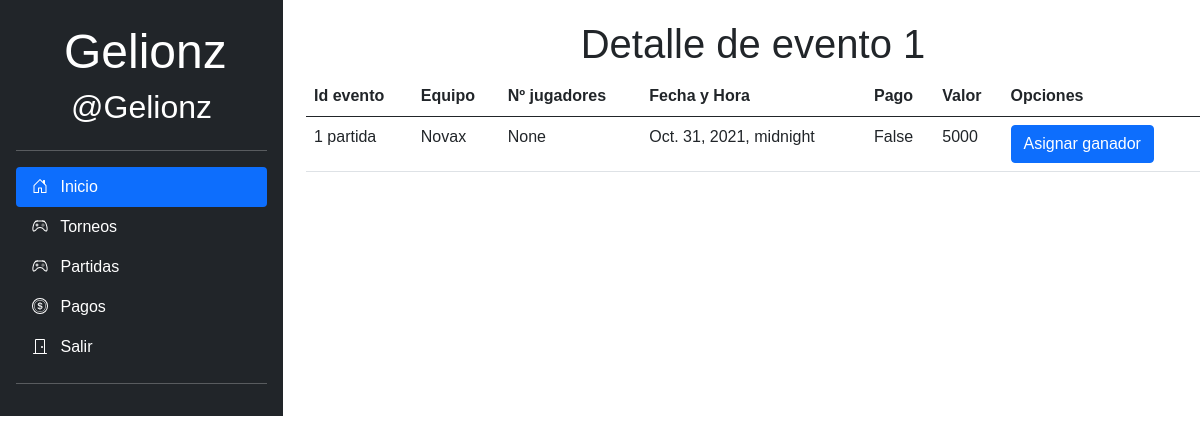
/principal/detalle/1/ (signed in), run on the app's committed database.
### aplicaciones/principal/models.py (models this page shows, shortened)
class Usuario(AbstractBaseUser):
	username                = models.CharField('Nombre de usuario', unique = True, max_length=100)
	email                   = models.EmailField('Correo Electronico', max_length=254, unique=True)
	nombres                 = models.CharField('Nombres', max_length=200,blank=True, null=True)
	apellidos               = models.CharField('Apellidos', max_length=15,blank=True, null=True)
	documento               = models.CharField('Numero de documento', max_length=15,blank=True, null= True)
	celular                 = models.CharField('Numero de telefono', max_length=10,blank=True, null= True)
	genero                  = models.CharField('Genero', max_length=200, choices=elegir_genero)
	imagen                  = models.ImageField(default='perfil/gelionz1.jpg/', upload_to='perfil/',blank=True, null= True)
	usuario_activo          = models.BooleanField(default=True)
	usuario_administrador   = models.BooleanField(default=False)
	rol_de_usuario          = models.CharField(max_length=200, choices=rol_usuario,default='jugador')
	objects                 = UsuarioManager()
	USERNAME_FIELD = 'username'
	REQUIRED_FIELDS =['email','nombres','apellidos']

class Inscripcion(models.Model):
	fecha_hora_inscripcion  =models.DateTimeField(auto_now_add=True)
	es_ganador              =models.CharField(max_length=50, choices=estados_equipo, default='inscrito')
	pago                    =models.ImageField('imagen del pago', upload_to='pagos/', blank=True, null=True)
	id_equipo_FK            =models.ForeignKey(Equipo, on_delete=models.CASCADE)
	inscripcion_evento_FK   =models.ForeignKey(Evento, on_delete=models.CASCADE)

class Evento(models.Model):
	tipo_evento         =models.CharField(max_length=200, choices=tipos_eventos)
	codigo 		        =models.CharField(max_length=200, null=True, blank=True)
	fecha_hora_evento   =models.DateTimeField()
	valor_evento        =models.PositiveIntegerField()
	ganador_evento      =models.CharField(max_length=200, null=True, blank=True)
	cantidad_jugadores  =models.PositiveIntegerField() #cant_equipos
	is_paid             =models.BooleanField(default=False) #si el evento fue pago al ganador
	estado              =models.CharField(max_length=200, choices=estados, default='disponible')
	organizador         =models.ForeignKey(Usuario, on_delete=models.CASCADE)
	def __str__ (self):
		return str(self.id)+' '+self.tipo_evento

class Equipo(models.Model):
	nombre_capitan  =models.CharField(max_length=80, null=True, blank=True)
	nombre_equipo   =models.CharField(max_length=80)
	num_integrantes =models.IntegerField(null=True, blank=True)
	eventos_jugados =models.CharField(max_length=200, default=0) #IntegerField

### aplicaciones/principal/views.py (the view)
# urls.py: path('detalle/<int:id_evento>/', views.detalle_view, name = 'detalle_view'),
def detalle_view(request, id_evento):
	obj = Evento.objects.get(id=id_evento)
	lista =  Inscripcion.objects.filter(inscripcion_evento_FK__id=id_evento)
	return render(request, 'detalle.html', locals())

### templates/detalle.html (shortened to what this page needs)
{% extends 'base_streaming.html' %}
{% block contenido %}
<h1>Detalle de evento {{ id_evento }} </h1>
<table class="table">
    <thead>
        <tr>
            <th scope="col">Id evento</th>
            <th scope="col">Equipo</th>
            <th scope="col">Nº jugadores</th>
            <th scope="col">Fecha y Hora</th>
            <th scope="col">Pago</th>
            <th scope="col">Valor</th>
            <th scope="col">Opciones</th>
        </tr>
    </thead>
    <tbody>
        {% for p in lista %}
        <tr>
            <td>{{ p.inscripcion_evento_FK }}</td>
            <td>{{ p.id_equipo_FK.nombre_equipo }}</td>
            <td>{{ p.id_equipo_FK.num_integrantes }}</td>
            <td>{{ p.inscripcion_evento_FK.fecha_hora_evento }}</td>
            <td>{{ p.inscripcion_evento_FK.is_paid }}</td>
            <td>{{ p.inscripcion_evento_FK.valor_evento }}</td>
            <td>
                {% if p.es_ganador == 'ganador' %}
                <p>Ganador</p>
                {% elif p.es_ganador == 'inscrito' and obj.ganador_evento is not None %}
                <p>Perdedor</p>
                {% elif p.es_ganador == 'inscrito' and obj.ganador_evento is None %}
                <a href="{% url 'agregarG_view' id_evento=obj.id id_equipo=p.id_equipo_FK.id %}"
                    class="btn btn-primary">Asignar ganador</a>
                {% endif %}
            </td>
        </tr>
        {% endfor %}
    </tbody>
</table>
{% endblock contenido %}

### templates/base_streaming.html (shortened to what this page needs)
<!DOCTYPE html>
<html lang="en">
<head>
    <link rel="stylesheet" href="/static/css/bootstrap.min.css">
    <link rel="stylesheet" href="/static/css/styles.css">
</head>
<body>
    <div class="row">
        <div class="col-md-3">
            <div class="d-flex flex-column flex-shrink-0 p-3 text-white bg-dark position-fixed" style="width: 283px;">
                <a href="/" class="d-flex align-items-center mb-3 mb-md-0 me-md-auto text-white text-decoration-none">
                    <svg class="bi me-2" width="40" height="50">
                        <use xlink:href="#bootstrap"></use>
                    </svg>
                    <span style="text-align: center; font-size: 3rem;">Gelionz</span>
                </a>
                <h2 style="text-align: center; font-size: 2rem;">@{{ user.username }}</h2>
                <hr>
                <ul class="nav nav-pills flex-column mb-auto">
                    <li class="nav-item">
                        <a href="{% url 'inicio_view' %}" class="nav-link active" aria-current="page">
                            Inicio
                        </a>
                    </li>
                    <li>
                        <a href="{% url 'listar_evento_view' vista='torneo' %}" class="nav-link text-white">
                            Torneos
                        </a>
                    </li>
                    <li>
                        <a href="{% url 'listar_evento_view' vista='partida' %}" class="nav-link text-white">
                            Partidas
                        </a>
                    </li>
                    <li>
                        <a href="{% url 'pagos_view' %}" class="nav-link text-white">
                            Pagos
                        </a>
                    </li>
                    {% if request.user.is_authenticated %}
                    <li class="nav-item {% if request.path == '/Logout/' %}active{% endif %} px-lg-4">
                    <li>
                        <a href="{% url 'logout' %}" class="nav-link text-white">
                            Salir
                        </a>
                    </li>
                    </li>
                    {% endif %}
                </ul>
                <hr>
            </div>
        </div>
        <div class="col-md-9">
            {% block contenido %}
            {% endblock %}
        </div>
    </div>
</body>
</html>

### aplicaciones/principal/static/css/styles.css (style rules this page uses)
body { width: 100%; font-family: Arial, Helvetica, sans-serif; }
h1 { text-align: center; margin-top: 20px; }
.table { justify-content: center; margin-right: 20px; }

### data on the page
Usuario: username "Gelionz"
Inscripcion: inscripcion_evento_FK "1 partida", id_equipo_FK.nombre_equipo "Novax", id_equipo_FK.num_integrantes "None", inscripcion_evento_FK.fecha_hora_evento "Oct. 31, 2021, midnight", inscripcion_evento_FK.is_paid "False", inscripcion_evento_FK.valor_evento "5000", es_ganador "Asignar ganador"

### other printed values
{{ id_evento }} "1"
